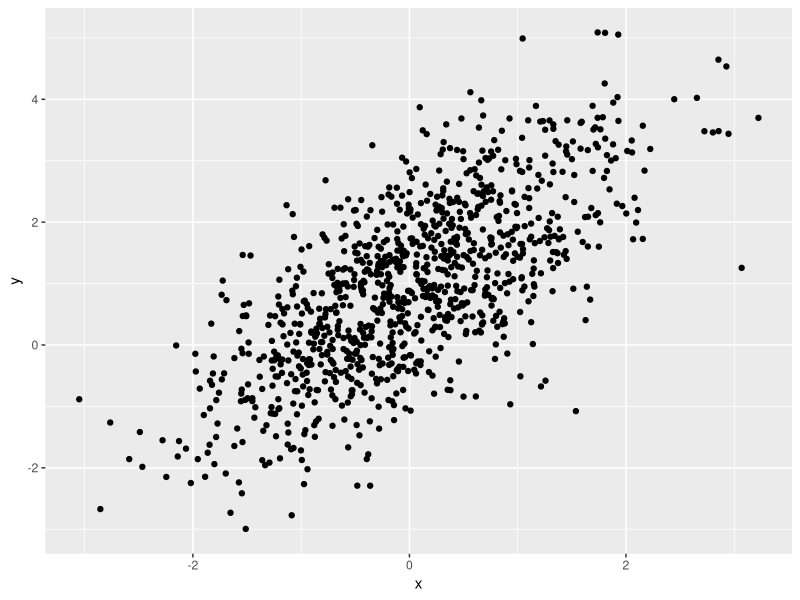
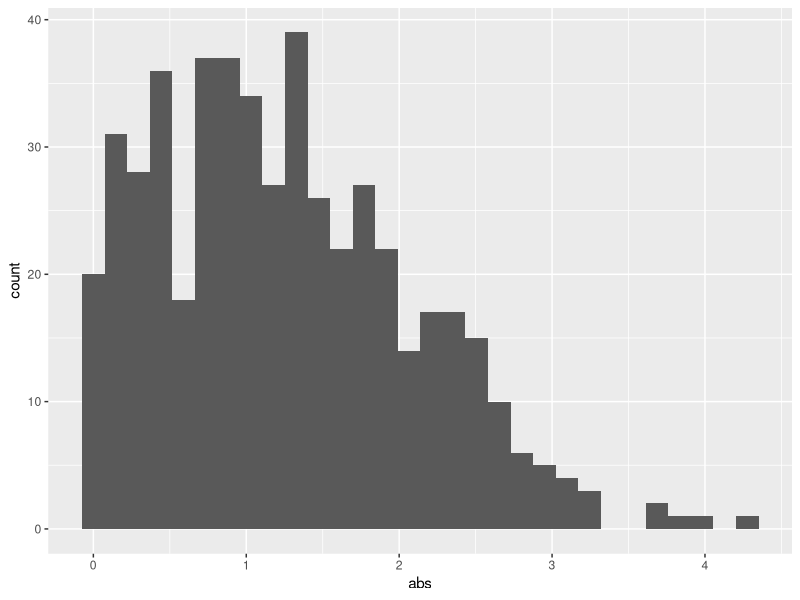

Here is the R script that generated these plots, in order:
## ---- chunk 1
library(tidyverse)
library(ggplot2)
## ---- chunk 2
samp = rnorm(100)
length(samp)
## ---- chunk 3
plot_df = tibble(
  x = rnorm(n = 1000),
  y = 1 + x + rnorm(n=1000)
)

ggplot(plot_df, aes(x=x, y=y)) + geom_point()

## ---- chunk 4
la_df <- tibble(
  norm_sample = rnorm(500, 1),
  bool = norm_sample > 0,
  abs = abs(norm_sample)
)

ggplot(la_df, aes(x=abs)) + geom_histogram()

